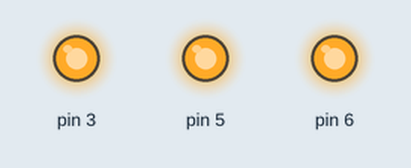
This sketch was run on a simulated Arduino Uno, built with avr-gcc and run on an emulated ATmega328P. Parts: output pins drawn as LEDs (lit = HIGH).

Above: at 0.1 s.
Timing chart, 0 to 1.6 s (numbered marks = the images above):
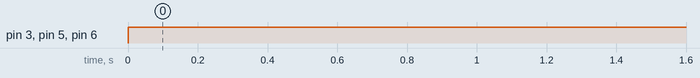

The sketch:

ex0.ino
```cpp
void setup(){
  pinMode(3,OUTPUT);
  pinMode(5,OUTPUT);
  pinMode(6,OUTPUT);
}

void loop(){
  analogWrite(3,255); // R
  analogWrite(5,255); // B
  analogWrite(6,255);  // G
  delay(1000);
}
```

Measured:
- by itself, pin 3, pin 5, pin 6: LOW → HIGH at 0.00 s
